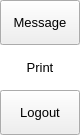
                 <widget class="QFrame" name="extraRightBox">
                  <property name="minimumSize">
                   <size>
                    <width>0</width>
                    <height>0</height>
                   </size>
                  </property>
                  <property name="maximumSize">
                   <size>
                    <width>0</width>
                    <height>16777215</height>
                   </size>
                  </property>
                  <property name="frameShape">
                   <enum>QFrame::NoFrame</enum>
                  </property>
                  <property name="frameShadow">
                   <enum>QFrame::Raised</enum>
                  </property>
                  <layout class="QVBoxLayout" name="verticalLayout_7">
                   <property name="spacing">
                    <number>0</number>
                   </property>
                   <property name="leftMargin">
                    <number>0</number>
                   </property>
                   <property name="topMargin">
                    <number>0</number>
                   </property>
                   <property name="rightMargin">
                    <number>0</number>
                   </property>
                   <property name="bottomMargin">
                    <number>0</number>
                   </property>
                   <item>
                    <widget class="QFrame" name="themeSettingsTopDetail">
                     <property name="maximumSize">
                      <size>
                       <width>16777215</width>
                       <height>3</height>
                      </size>
                     </property>
                     <property name="frameShape">
                      <enum>QFrame::NoFrame</enum>
                     </property>
                     <property name="frameShadow">
                      <enum>QFrame::Raised</enum>
                     </property>
                    </widget>
                   </item>
                   <item>
                    <widget class="QFrame" name="contentSettings">
                     <property name="frameShape">
                      <enum>QFrame::NoFrame</enum>
                     </property>
                     <property name="frameShadow">
                      <enum>QFrame::Raised</enum>
                     </property>
                     <layout class="QVBoxLayout" name="verticalLayout_13">
                      <property name="spacing">
                       <number>0</number>
                      </property>
                      <property name="leftMargin">
                       <number>0</number>
                      </property>
                      <property name="topMargin">
                       <number>0</number>
                      </property>
                      <property name="rightMargin">
                       <number>0</number>
                      </property>
                      <property name="bottomMargin">
                       <number>0</number>
                      </property>
                      <item alignment="Qt::AlignTop">
                       <widget class="QFrame" name="topMenus">
                        <property name="frameShape">
                         <enum>QFrame::NoFrame</enum>
                        </property>
                        <property name="frameShadow">
                         <enum>QFrame::Raised</enum>
                        </property>
                        <layout class="QVBoxLayout" name="verticalLayout_14">
                         <property name="spacing">
                          <number>0</number>
                         </property>
                         <property name="leftMargin">
                          <number>0</number>
                         </property>
                         <property name="topMargin">
                          <number>0</number>
                         </property>
                         <property name="rightMargin">
                          <number>0</number>
                         </property>
                         <property name="bottomMargin">
                          <number>0</number>
                         </property>
                         <item>
                          <widget class="QPushButton" name="btn_message">
                           <property name="sizePolicy">
                            <sizepolicy hsizetype="Expanding" vsizetype="Fixed">
                             <horstretch>0</horstretch>
                             <verstretch>0</verstretch>
                            </sizepolicy>
                           </property>
                           <property name="minimumSize">
                            <size>
                             <width>0</width>
                             <height>45</height>
                            </size>
                           </property>
                           <property name="font">
                            <font>
                             <family>Segoe UI</family>
                             <pointsize>10</pointsize>
                             <italic>false</italic>
                             <bold>false</bold>
                            </font>
                           </property>
                           <property name="cursor">
                            <cursorShape>PointingHandCursor</cursorShape>
                           </property>
                           <property name="layoutDirection">
                            <enum>Qt::LeftToRight</enum>
                           </property>
                           <property name="styleSheet">
                            <string notr="true">
                                                          background-image:
                                                          url(:/icons/images/icons/cil-envelope-open.png);</string>
                           </property>
                           <property name="text">
                            <string>Message</string>
                           </property>
                          </widget>
                         </item>
                         <item>
                          <widget class="QPushButton" name="btn_print">
                           <property name="sizePolicy">
                            <sizepolicy hsizetype="Expanding" vsizetype="Fixed">
                             <horstretch>0</horstretch>
                             <verstretch>0</verstretch>
                            </sizepolicy>
                           </property>
                           <property name="minimumSize">
                            <size>
                             <width>0</width>
                             <height>45</height>
                            </size>
                           </property>
                           <property name="font">
                            <font>
                             <family>Segoe UI</family>
                             <pointsize>10</pointsize>
                             <italic>false</italic>
                             <bold>false</bold>
                            </font>
                           </property>
                           <property name="cursor">
                            <cursorShape>PointingHandCursor</cursorShape>
                           </property>
                           <property name="layoutDirection">
                            <enum>Qt::LeftToRight</enum>
                           </property>
                           <property name="styleSheet">
                            <string notr="true">border: none;
                                                          background-image:
                                                          url(:/icons/images/icons/options-white.png);
                                                          background-color: #fff;</string>
                           </property>
                           <property name="text">
                            <string>Print</string>
                           </property>
                          </widget>
                         </item>
                         <item>
                          <widget class="QPushButton" name="btn_logout">
                           <property name="sizePolicy">
                            <sizepolicy hsizetype="Expanding" vsizetype="Fixed">
                             <horstretch>0</horstretch>
                             <verstretch>0</verstretch>
                            </sizepolicy>
                           </property>
                           <property name="minimumSize">
                            <size>
                             <width>0</width>
                             <height>45</height>
                            </size>
                           </property>
                           <property name="font">
                            <font>
                             <family>Segoe UI</family>
                             <pointsize>10</pointsize>
                             <italic>false</italic>
                             <bold>false</bold>
                            </font>
                           </property>
                           <property name="cursor">
                            <cursorShape>PointingHandCursor</cursorShape>
                           </property>
                           <property name="layoutDirection">
                            <enum>Qt::LeftToRight</enum>
                           </property>
                           <property name="styleSheet">
                            <string notr="true">
                                                          background-image:
                                                          url(:/icons/images/icons/cil-account-logout.png);</string>
                           </property>
                           <property name="text">
                            <string>Logout</string>
                           </property>
                          </widget>
                         </item>
                        </layout>
                       </widget>
                      </item>
                     </layout>
                    </widget>
                   </item>
                  </layout>
                 </widget>
